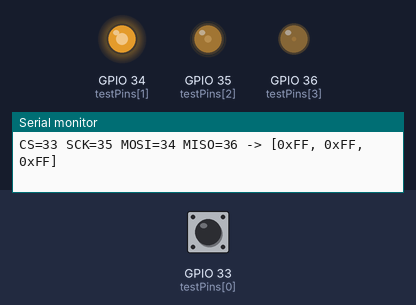
The sketch below on a simulated ESP32. Shown: output pins drawn as LEDs (lit = HIGH), the last lines printed to the serial monitor. Inputs (shaded band) come from the test bench; at power-on: GPIO 33 (testPins[0]) HIGH.

Above: at 0.1 s.
At 0.8 s:
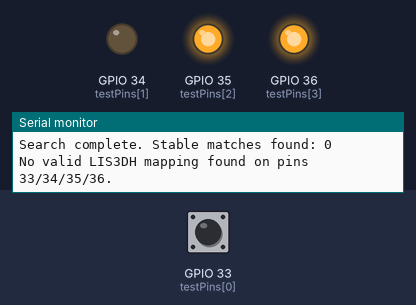
Timing chart, 0 to 2.3 s (numbered marks = the images above):
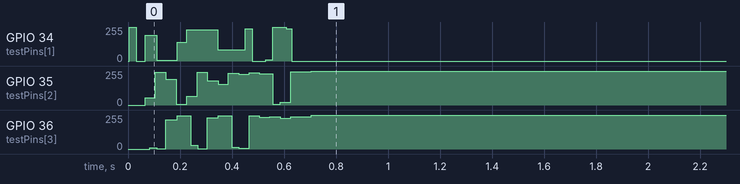

The sketch:

find_right_accelerometer_port.ino
```cpp
// Brute-force SPI pin permutation test for LIS3DH WHO_AM_I
// Test pins: 33, 34, 35, 36
// Expected WHO_AM_I for LIS3DH = 0x33

const int testPins[4] = {33, 34, 35, 36};

// Small delay for software SPI timing
inline void spiDelayShort() {
  delayMicroseconds(5);
}

// SPI MODE 3 bit-bang transfer
uint8_t spiTransferByte(int pinSCK, int pinMOSI, int pinMISO, uint8_t data) {
  uint8_t rx = 0;

  for (int i = 7; i >= 0; --i) {
    // CPOL=1 idle high
    digitalWrite(pinSCK, HIGH);
    spiDelayShort();

    // Set MOSI before falling edge
    digitalWrite(pinMOSI, (data >> i) & 0x01);
    spiDelayShort();

    // Falling edge
    digitalWrite(pinSCK, LOW);
    spiDelayShort();

    // Sample MISO
    rx <<= 1;
    if (digitalRead(pinMISO)) {
      rx |= 1;
    }

    spiDelayShort();
  }

  // Return clock to idle high
  digitalWrite(pinSCK, HIGH);
  spiDelayShort();

  return rx;
}

uint8_t readRegister(int pinCS, int pinSCK, int pinMOSI, int pinMISO, uint8_t reg) {
  digitalWrite(pinCS, LOW);
  spiDelayShort();

  spiTransferByte(pinSCK, pinMOSI, pinMISO, 0x80 | reg); // read single register
  uint8_t val = spiTransferByte(pinSCK, pinMOSI, pinMISO, 0x00);

  digitalWrite(pinCS, HIGH);
  spiDelayShort();

  return val;
}

void configurePins(int pinCS, int pinSCK, int pinMOSI, int pinMISO) {
  // First make all test pins inputs to avoid contention
  for (int i = 0; i < 4; i++) {
    pinMode(testPins[i], INPUT_PULLUP);
  }

  pinMode(pinCS, OUTPUT);
  pinMode(pinSCK, OUTPUT);
  pinMode(pinMOSI, OUTPUT);
  pinMode(pinMISO, INPUT_PULLUP);

  digitalWrite(pinCS, HIGH);
  digitalWrite(pinSCK, HIGH);  // MODE3 idle high
  digitalWrite(pinMOSI, LOW);
}

void printOneResult(int pinCS, int pinSCK, int pinMOSI, int pinMISO, uint8_t whoami) {
  Serial.print("CS=");
  Serial.print(pinCS);
  Serial.print(" SCK=");
  Serial.print(pinSCK);
  Serial.print(" MOSI=");
  Serial.print(pinMOSI);
  Serial.print(" MISO=");
  Serial.print(pinMISO);
  Serial.print(" -> WHO_AM_I=0x");
  if (whoami < 16) Serial.print("0");
  Serial.println(whoami, HEX);
}

void setup() {
  Serial.begin(115200);
  unsigned long start = millis();
  while (!Serial && millis() - start < 5000) {}

  Serial.println();
  Serial.println("=== LIS3DH brute-force SPI pin search ===");
  Serial.println("Testing all permutations of pins 33,34,35,36");
  Serial.println("Expected LIS3DH WHO_AM_I = 0x33");
  Serial.println();

  int hitCount = 0;

  // Enumerate all permutations:
  // a=CS, b=SCK, c=MOSI, d=MISO
  for (int a = 0; a < 4; a++) {
    for (int b = 0; b < 4; b++) {
      if (b == a) continue;
      for (int c = 0; c < 4; c++) {
        if (c == a || c == b) continue;
        for (int d = 0; d < 4; d++) {
          if (d == a || d == b || d == c) continue;

          int pinCS   = testPins[a];
          int pinSCK  = testPins[b];
          int pinMOSI = testPins[c];
          int pinMISO = testPins[d];

          configurePins(pinCS, pinSCK, pinMOSI, pinMISO);
          delay(20);

          // Read a few times to reduce false positives
          uint8_t v1 = readRegister(pinCS, pinSCK, pinMOSI, pinMISO, 0x0F);
          delay(2);
          uint8_t v2 = readRegister(pinCS, pinSCK, pinMOSI, pinMISO, 0x0F);
          delay(2);
          uint8_t v3 = readRegister(pinCS, pinSCK, pinMOSI, pinMISO, 0x0F);

          // Print all results
          Serial.print("CS=");
          Serial.print(pinCS);
          Serial.print(" SCK=");
          Serial.print(pinSCK);
          Serial.print(" MOSI=");
          Serial.print(pinMOSI);
          Serial.print(" MISO=");
          Serial.print(pinMISO);
          Serial.print(" -> [0x");
          if (v1 < 16) Serial.print("0");
          Serial.print(v1, HEX);
          Serial.print(", 0x");
          if (v2 < 16) Serial.print("0");
          Serial.print(v2, HEX);
          Serial.print(", 0x");
          if (v3 < 16) Serial.print("0");
          Serial.print(v3, HEX);
          Serial.println("]");

          // Accept only stable 0x33
          if (v1 == 0x33 && v2 == 0x33 && v3 == 0x33) {
            hitCount++;
            Serial.println(">>> MATCH FOUND <<<");
            printOneResult(pinCS, pinSCK, pinMOSI, pinMISO, v1);
            Serial.println();
          }
        }
      }
    }
  }

  Serial.println();
  Serial.print("Search complete. Stable matches found: ");
  Serial.println(hitCount);

  if (hitCount == 0) {
    Serial.println("No valid LIS3DH mapping found on pins 33/34/35/36.");
  }
}

void loop() {
  // nothing
}
```
